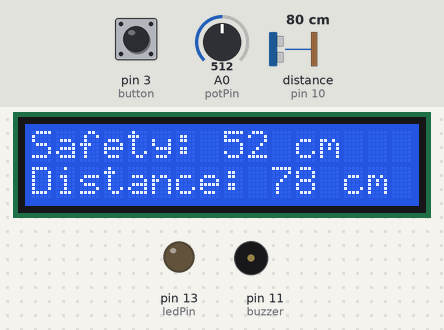
Bench run of a sketch on a simulated Arduino Uno, built with avr-gcc and run on an emulated ATmega328P. Shown: 16×2 character LCD, output pins drawn as LEDs (lit = HIGH), buzzer (waves = sounding, pin HIGH). Wiring (inferred from the names in the program): ultrasonic range finder: trigger pin 9; echo pin 10. The inputs (shaded band) are chosen by the test bench; at power-on: distance to the obstacle (sensor on pin 10) 80 cm, A0 (potPin) = 512, pin 3 (button) LOW. The echo pulse lasts 58.3 µs per cm; pins used as bus, display or sensor lines are not drawn.

Above: at 1.2 s.
1.3 s: distance to the obstacle (sensor on pin 10) set to 57 cm
At 1.8 s:
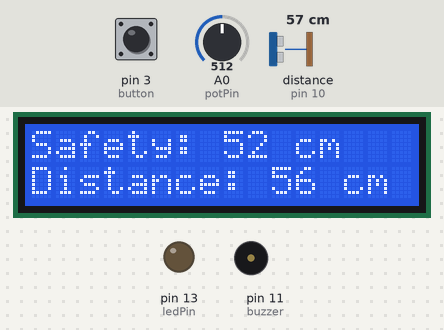
2.8 s: distance to the obstacle (sensor on pin 10) set to 48 cm
At 3.2 s:
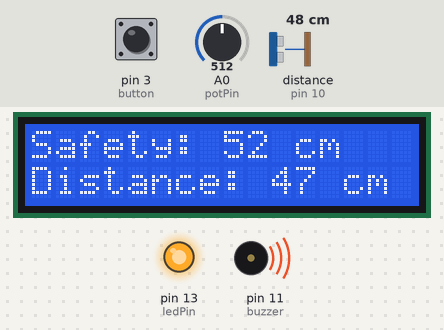
4.3 s: A0 (potPin) set to 716
At 5.3 s:
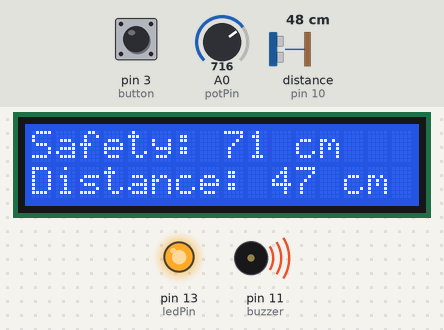
5.8 s: distance to the obstacle (sensor on pin 10) set to 2 cm
At 6.9 s:
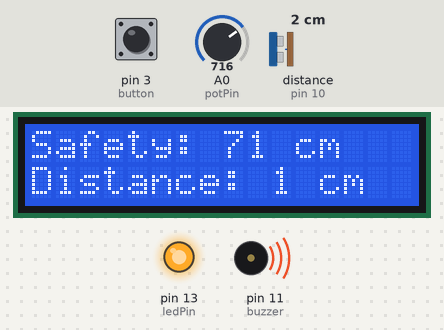
7.3 s: A0 (potPin) set to 900
At 8.5 s:
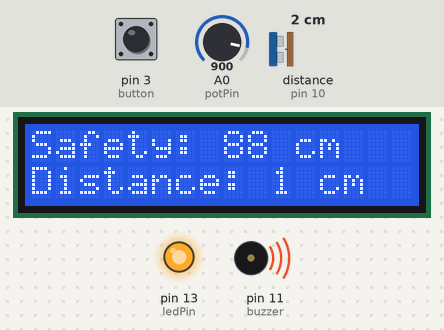
8.8 s: pin 3 (button) pulled HIGH for 0.15 s
At 10.0 s:
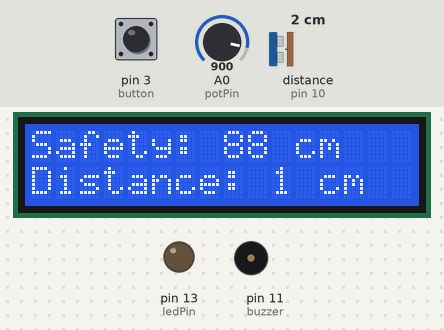
Timing chart, 0 to 11.4 s (numbered marks = the images above; inputs shaded):
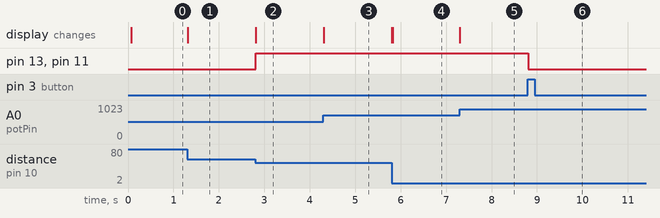

Measured:
- the behaviour switches between 54 and 53 cm on distance to the obstacle (sensor on pin 10) (found by bisection; images 1 and 2)
- after the input at 1.3 s, the display: changes at once (image 1)
- after the input at 2.8 s, pin 13 (ledPin), pin 11 (buzzer): LOW → HIGH at once; the display: changes at once (image 2)
- after the input at 4.3 s, the display: changes at once (image 3)
- after the input at 5.8 s, the display: changes at once (image 4)
- after the input at 7.3 s, the display: changes at once (image 5)
- after the input at 8.8 s, pin 13 (ledPin), pin 11 (buzzer): HIGH → LOW at once

The sketch:

sketch_sep28a_project.ino
```cpp
#include <LiquidCrystal.h>

LiquidCrystal lcd(1, 2, 4, 5, 6, 7);
const int trigPin = 9;
const int echoPin = 10;
int buzzer = 11;
int ledPin = 13;
int button = 3;
long duration;
int distance;
int safetyDistance;
int potPin = A0;
int potValue;
int trangthaibutton = LOW;
int lastButtonState = LOW;
unsigned long lastDebounceTime = 0;
const int DEBOUNCE_DELAY = 1;
int count = 0;

void setup() {
  lcd.begin(16, 2);
  pinMode(trigPin, OUTPUT);
  pinMode(echoPin, INPUT);
  pinMode(buzzer, OUTPUT);
  pinMode(ledPin, OUTPUT);
  pinMode(potPin, INPUT);
  pinMode(button, INPUT);
 // Serial.begin(9600);
}

void loop() {
  int reading = digitalRead(button);

  if (reading != lastButtonState) {
    lastDebounceTime = millis();
  }

  if ((millis() - lastDebounceTime) > DEBOUNCE_DELAY) {
    if (reading != trangthaibutton) {
      trangthaibutton = reading;

      if (trangthaibutton == HIGH) {
        count++;
      }
    }
  }

  lastButtonState = reading;

  if (count % 2 == 0) {
    // Phần xử lý cảm biến khoảng cách và cảnh báo
    digitalWrite(trigPin, LOW);
    delayMicroseconds(2);
    digitalWrite(trigPin, HIGH);
    delayMicroseconds(10);
    digitalWrite(trigPin, LOW);

    duration = pulseIn(echoPin, HIGH);
    distance = duration * 0.034 / 2;

    potValue = analogRead(potPin);
    safetyDistance = map(potValue, 0, 1023, 5, 100);
    //Serial.print(safetyDistance);
    lcd.setCursor(0, 1);
    lcd.print("Distance: ");
    lcd.print(distance);
    lcd.print(" cm   ");  // Thêm khoảng trắng để xóa ký tự thừa
    lcd.setCursor(0, 0);
    lcd.print("Safety: ");
    lcd.print(safetyDistance);
    lcd.print(" cm   ");  // Thêm khoảng trắng để xóa ký tự thừa

    if (distance <= safetyDistance) {
      digitalWrite(buzzer, HIGH);
      digitalWrite(ledPin, HIGH);
    } else {
      digitalWrite(buzzer, LOW);
      digitalWrite(ledPin, 0);
    }
  } else {
    digitalWrite(buzzer, LOW);
    digitalWrite(ledPin, 0);
  }
  delay(1);
}
```
